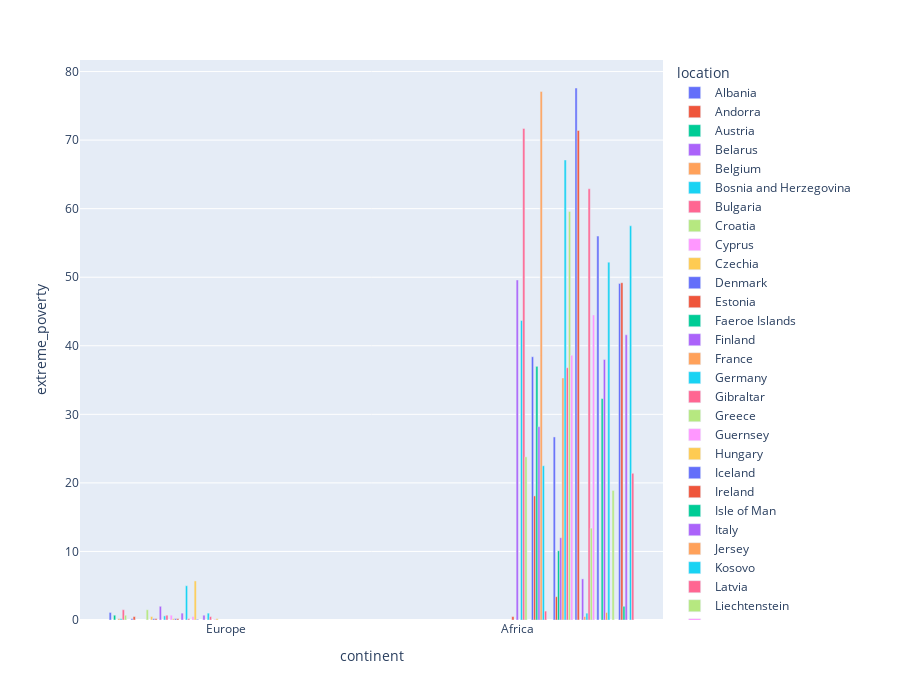

Notebook source saved alongside this figure:
### Code cell
i_barplot('continent', 'extreme_poverty', 'location','group', df_diab_af_eur)
# fig = px.bar(df_diab_af_eur, x="continent", y="extreme_poverty",
#              color='location', barmode = 'group',
#              height=700)
# fig.show()
